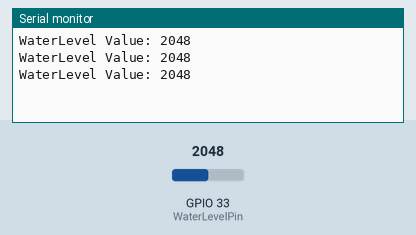
Recording of a sketch running on a simulated ESP32. On the bench: the last lines printed to the serial monitor. The inputs (shaded band) are chosen by the test bench; at power-on: GPIO 33 (WaterLevelPin) = 2048.

Above: at 1.3 s.
1.4 s: GPIO 33 (WaterLevelPin) set to 2866
At 1.9 s:
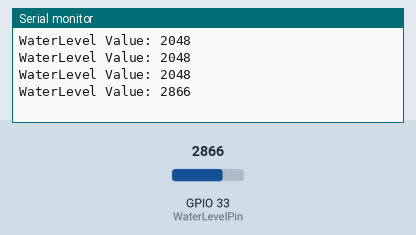
2.9 s: GPIO 33 (WaterLevelPin) set to 3603
At 3.3 s:
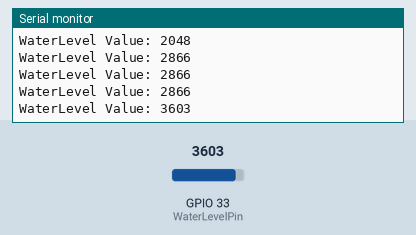
Timing chart, 0 to 5.9 s (numbered marks = the images above; inputs shaded):
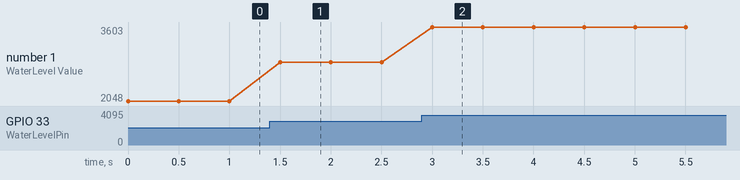

The sketch:

4_3_12_Water-Level-Sensor.ino
```cpp
/*
 * 文件名 : Water-Level-Sensor
 * 功能   : 读取水位传感器的值
 * 编译IDE：ARDUINO 2.3.6
 * 作者   : https://www.keyesrobot.cn/
*/

const int WaterLevelPin = 33; //定义水位传感器引脚为33

void setup() {

  Serial.begin(9600); //初始化串口
  pinMode(WaterLevelPin,INPUT); //设置水位传感器引脚为输入模式
}

void loop() {
  //读取水位传感器的值，并且定义一个变量用来存储土水位传感器的值
  int ReadValue = analogRead(WaterLevelPin);
  Serial.print("WaterLevel Value: ");
  Serial.println(ReadValue);
  delay(500);
}
```

Measured:
- after the input at 1.4 s, the serial monitor: prints a new line after 0.10 s (image 1)
- after the input at 2.9 s, the serial monitor: prints a new line after 0.10 s (image 2)
- plotted number 1: 2048 → 2866 after the input at 1.4 s, 2866 → 3603 after the input at 2.9 s
